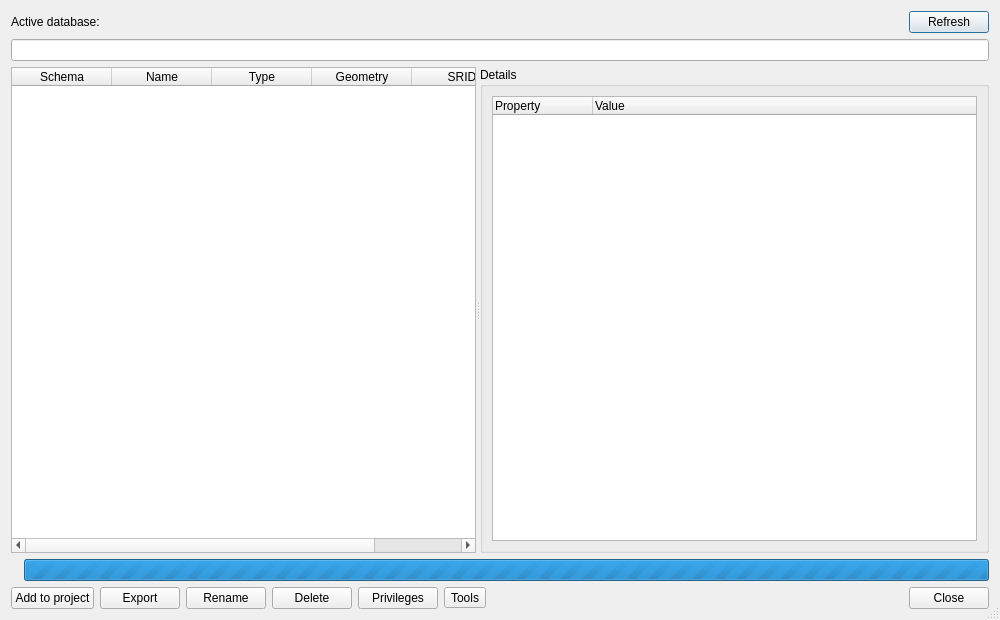
<?xml version="1.0" encoding="UTF-8"?>
<ui version="4.0">
 <class>table_registry_dialog</class>
 <widget class="QDialog" name="table_registry_dialog">
  <property name="geometry">
   <rect>
    <x>0</x>
    <y>0</y>
    <width>1000</width>
    <height>620</height>
   </rect>
  </property>
  <property name="windowTitle">
   <string>PostGIS Toolbox - Table registry</string>
  </property>
  <property name="sizeGripEnabled">
   <bool>true</bool>
  </property>
  <layout class="QVBoxLayout" name="verticalLayout">
   <item>
    <layout class="QHBoxLayout" name="header_layout">
     <item>
      <widget class="QLabel" name="active_db_label">
       <property name="text">
        <string>Active database:</string>
       </property>
      </widget>
     </item>
     <item>
      <spacer name="header_spacer">
       <property name="orientation">
        <enum>Qt::Horizontal</enum>
       </property>
       <property name="sizeHint" stdset="0">
        <size>
         <width>0</width>
         <height>0</height>
        </size>
       </property>
      </spacer>
     </item>
     <item>
      <widget class="QPushButton" name="refresh_btn">
       <property name="text">
        <string>Refresh</string>
       </property>
      </widget>
     </item>
    </layout>
   </item>
   <item>
    <widget class="QgsFilterLineEdit" name="filter_lineedit"/>
   </item>
   <item>
    <widget class="QSplitter" name="splitter">
     <property name="orientation">
      <enum>Qt::Horizontal</enum>
     </property>
     <property name="childrenCollapsible">
      <bool>false</bool>
     </property>
     <widget class="TableRegistryView" name="tables_table">
      <property name="editTriggers">
       <set>QAbstractItemView::NoEditTriggers</set>
      </property>
      <property name="alternatingRowColors">
       <bool>true</bool>
      </property>
      <property name="selectionMode">
       <enum>QAbstractItemView::SingleSelection</enum>
      </property>
      <property name="selectionBehavior">
       <enum>QAbstractItemView::SelectRows</enum>
      </property>
      <property name="sortingEnabled">
       <bool>true</bool>
      </property>
      <attribute name="horizontalHeaderStretchLastSection">
       <bool>true</bool>
      </attribute>
      <attribute name="verticalHeaderVisible">
       <bool>false</bool>
      </attribute>
      <column>
       <property name="text">
        <string>Schema</string>
       </property>
      </column>
      <column>
       <property name="text">
        <string>Name</string>
       </property>
      </column>
      <column>
       <property name="text">
        <string>Type</string>
       </property>
      </column>
      <column>
       <property name="text">
        <string>Geometry</string>
       </property>
      </column>
      <column>
       <property name="text">
        <string>SRID</string>
       </property>
      </column>
     </widget>
     <widget class="QGroupBox" name="details_groupbox">
      <property name="title">
       <string>Details</string>
      </property>
      <layout class="QVBoxLayout" name="details_layout">
       <item>
        <widget class="QTreeWidget" name="details_tree">
         <property name="alternatingRowColors">
          <bool>true</bool>
         </property>
         <attribute name="headerStretchLastSection">
          <bool>true</bool>
         </attribute>
         <column>
          <property name="text">
           <string>Property</string>
          </property>
         </column>
         <column>
          <property name="text">
           <string>Value</string>
          </property>
         </column>
        </widget>
       </item>
      </layout>
     </widget>
    </widget>
   </item>
   <item>
    <layout class="QHBoxLayout" name="progress_layout">
     <item>
      <widget class="QLabel" name="progress_label">
       <property name="text">
        <string notr="true"/>
       </property>
      </widget>
     </item>
     <item>
      <widget class="QProgressBar" name="progress_bar">
       <property name="maximum">
        <number>0</number>
       </property>
       <property name="textVisible">
        <bool>true</bool>
       </property>
      </widget>
     </item>
    </layout>
   </item>
   <item>
    <layout class="QHBoxLayout" name="buttons_layout">
     <item>
      <widget class="QPushButton" name="add_layer_btn">
       <property name="text">
        <string>Add to project</string>
       </property>
      </widget>
     </item>
     <item>
      <widget class="QPushButton" name="export_btn">
       <property name="text">
        <string>Export</string>
       </property>
      </widget>
     </item>
     <item>
      <widget class="QPushButton" name="rename_btn">
       <property name="text">
        <string>Rename</string>
       </property>
      </widget>
     </item>
     <item>
      <widget class="QPushButton" name="delete_btn">
       <property name="text">
        <string>Delete</string>
       </property>
      </widget>
     </item>
     <item>
      <widget class="QPushButton" name="privileges_btn">
       <property name="text">
        <string>Privileges</string>
       </property>
      </widget>
     </item>
     <item>
      <widget class="QToolButton" name="tools_btn">
       <property name="text">
        <string>Tools</string>
       </property>
       <property name="popupMode">
        <enum>QToolButton::InstantPopup</enum>
       </property>
       <property name="toolButtonStyle">
        <enum>Qt::ToolButtonTextOnly</enum>
       </property>
      </widget>
     </item>
     <item>
      <spacer name="buttons_spacer">
       <property name="orientation">
        <enum>Qt::Horizontal</enum>
       </property>
       <property name="sizeHint" stdset="0">
        <size>
         <width>0</width>
         <height>0</height>
        </size>
       </property>
      </spacer>
     </item>
     <item>
      <widget class="QDialogButtonBox" name="button_box">
       <property name="standardButtons">
        <set>QDialogButtonBox::Close</set>
       </property>
      </widget>
     </item>
    </layout>
   </item>
  </layout>
 </widget>
 <customwidgets>
  <customwidget>
   <class>QgsFilterLineEdit</class>
   <extends>QLineEdit</extends>
   <header>qgsfilterlineedit.h</header>
  </customwidget>
  <customwidget>
   <class>TableRegistryView</class>
   <extends>QTableWidget</extends>
   <header>postgis_toolbox.TableRegistry.UI.registry_view</header>
  </customwidget>
 </customwidgets>
 <resources/>
 <connections>
  <connection>
   <sender>button_box</sender>
   <signal>rejected()</signal>
   <receiver>table_registry_dialog</receiver>
   <slot>reject()</slot>
  </connection>
 </connections>
</ui>
